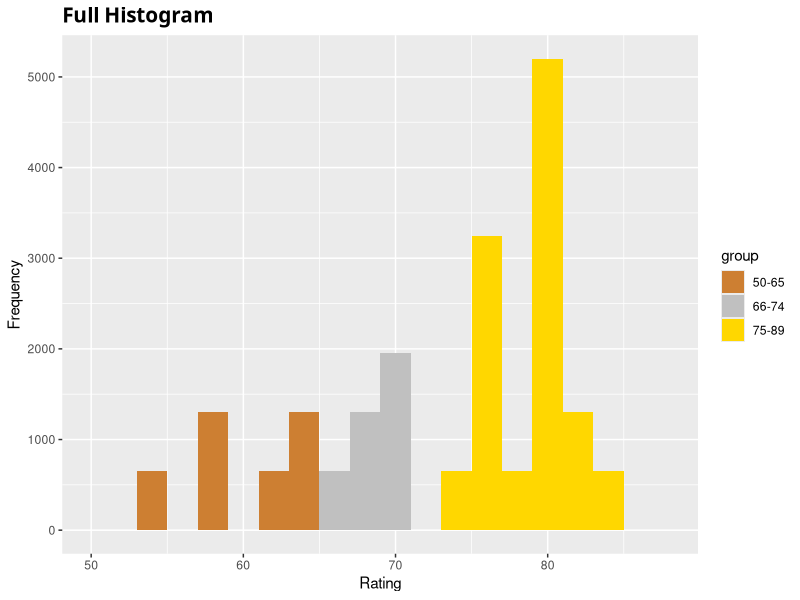

Generate this figure with R:
x <- read.csv("ratings.csv", header =F)$V1
df <- data.frame(x)
df$group = ifelse(df$x < 66, "50-65", ifelse(df$x < 75, "66-74", "75-89"))
library(ggplot2)
ggplot(df, aes(x, fill = group)) + geom_histogram(binwidth=2) + scale_fill_manual(values = c("50-65" = "#CD7F32", "66-74" = "#C0C0C0","75-89" = "gold"))  + xlim(50,88) + ggtitle("Full Histogram") + labs(x="Rating",y="Frequency") + theme(plot.title = element_text(family = "Trebuchet MS",  face="bold", size=15))


              